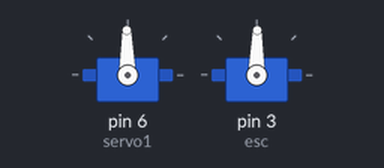
Bench run of a sketch on a simulated Arduino Nano, built with avr-gcc and run on an emulated ATmega328P. Shown: 2 × servo. What the sketch prints to the serial monitor is not drawn.

Above: at 2.1 s.
Timing chart, 0 to 3.6 s (numbered marks = the images above):
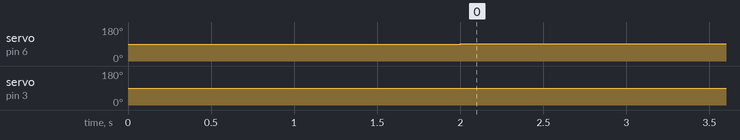

Measured:
- by itself, servo on pin 6 (servo1): 90° → 91° at 2.0 s
- by itself, servo on pin 3 (esc): 90° → 89° at 2.0 s

The sketch:

ps2-drift_car_v2.1.ino
```cpp
//v2.1 changes:
//-added slight offset to the right for steering
//removed straightening button (L1)5


#include <PS2X_lib.h>
#include <Servo.h>

PS2X ps2x; // create PS2 Controller Class
Servo servo1;
Servo esc;

int LeftStick = 128;
int RightStick = 128;
int angle = 90 ;            //sets the steering servo to mid point i.e. straight ahead
int throttle = 90 ;         //sets esc to 90 which is 0 speed

void setup()
{

  ps2x.config_gamepad(12,10,9,11, false, false);      //GamePad(clock, command, attention, data, Pressures?, Rumble?)
  servo1.attach(6);
  esc.attach(3);
 Serial.begin(9600);
 delay(2000);

}

void loop(){

   ps2x.read_gamepad();                 //reads input from ps2 controller
   LeftStick = ps2x.Analog(PSS_LX);     //left stick horizontal controls steering
   RightStick = ps2x.Analog(PSS_RY);    //right stick vertical controls speed
    Serial.print("LeftStick: ");
    Serial.print(LeftStick);
    Serial.print(", RightStick: ");
    Serial.print(RightStick);

  //(ps2x.Button(PSB_L1)) //if L1 is pressed set sterring to straigh ahead
   //{
   // servo1.write(90);

   //}
   if(LeftStick <=138 && LeftStick >=118)    //this serves both to create a small deadzone in the steering as well as constant straight-steering control, needs testing
      servo1.write(91);


   else
   {
   angle = map(LeftStick, 255, 0, 56, 126); //this allows for 35 deg of turnning on either side, further testing needed
    Serial.print(", angle: ");
    Serial.print(angle);
   servo1.write(angle);
   }

   throttle = map(RightStick, 255, 0, 75, 105); //note: anything above 110 causes the tires come off the rear wheels
    Serial.print(", throttle: ");
    Serial.print(throttle);
   esc.write(throttle); //we should be using PWM and esc.writeMicroseconds() to control speed however,our arduino nano does not seem to support PWM


delay(15);

}
```
